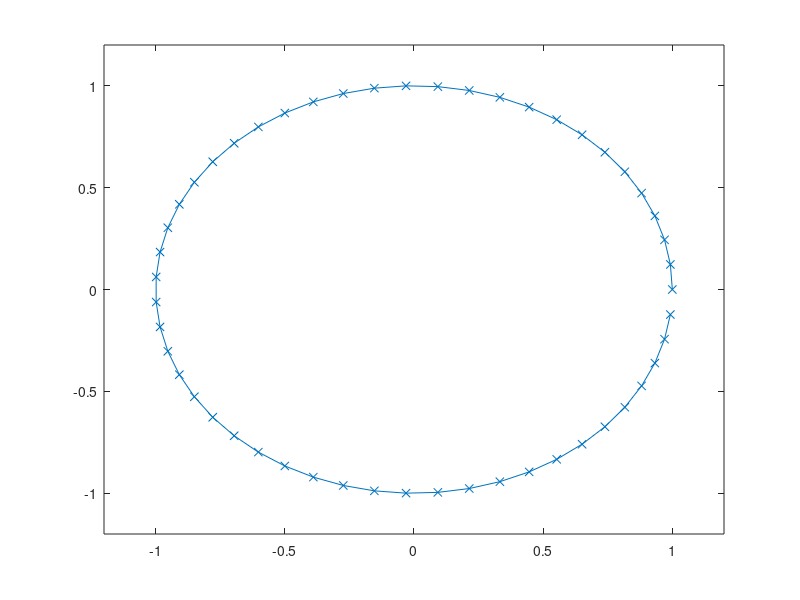

This figure's MATLAB source: (Note: this script raises an error after producing the figure.)
function error = surfaceTensionTest(vertices)

% get a circle
if nargin < 1
    vertices = 51;
end

radius = 1;
amount = (vertices*radius/2)*sin(2*pi/vertices);
%points = findVerticesNewMaterial([0,0],vertices,amount);
points = zeros(vertices,2);

index = 0;
while index < vertices
    theta = 0 + (2*pi*index)/vertices;
    points(index+1,1) = cos(theta);
    points(index+1,2) = sin(theta);
    index = index + 1;
end


newPoints = points;

% for a certain length of time

time = 0;
maxTime = 0.03;
dt = 0.01;

% errors!

error = 0;

figure;
plot(points(:,1),points(:,2),'x-');
xlim([-1.2,1.2]);ylim([-1.2,1.2]);

%pause();

count = 0;
idx = 1;

disp('starting loop')

%while time < maxTime
while count < 1
    count = count + 1;
    
    %errors = zeros(1,size(points,1));
    
    % iterate over each point in the circle
    for ii = 1:size(points,1)
        % find the flow strength
        
        [un,normal] = calculateIntegral(ii,points);
        
        % this has to be applied in the direction of the outward pointing
        % normal
        
        flow = un.*normal;

        % move that point by how much
        
        newPoints(ii,:) = points(ii,:) + flow*dt;
        
        %errors(ii) = findDist(points(ii,:),newPoints(ii,:));
        
%         if ii == size(points,1)-1 || ii == size(points,1)-2
%             disp('old')
%             points(ii,:)
%             disp('new')
%             newPoints(ii,:)
%             disp('nonsense')
%             un
%             normal
% 
%         end
           
    end
    
    % the error is just un actually
    %error = mean(errors);
    %errors;
    
    points = newPoints;

    % show us the picture        
    if mod(count,2) == 0
        fig = figure;
        plot(points(:,1),points(:,2),'x');
        xlim([-1.2,1.2]);ylim([-1.2,1.2]);
        
        frame = getframe(fig);
        im{idx} = frame2im(frame);
        idx = idx + 1;
    end
    %pause();
    
    time = time + dt;

end

% saveLocation = 'testCircle.tif';
% imwrite(im{1},saveLocation)
% for i=2:numel(im)
%     imwrite(im{i},saveLocation,'WriteMode','append')
% end

end

function [result,normal] = calculateIntegral(index,points)
% calculate the integral at the point points(index) = r0

% calculate the normal at r0

r0 = points(index,:);

% add the end of points to the beginning and beginning to the end so it
% loops round (makes it more easy to do the loop later)
% it doesn't matter where we start the integral. And repeats of r0 are
% annoying, so arrange it so this doesn't happen (p124 lab book)

% flipPoints = fliplr(points');
% flipPoints = flipPoints';
% flipIndex = size(points,1)-index+1;

if index > 1 && index < size(points,1)
    % we are not at the end points
    points2 = [points(index-1:end,:);points(1:index+1,:)];
    %points3 = [flipPoints(flipIndex-1:end,:);flipPoints(1:flipIndex+1,:)];
elseif index == 1
    % at the start
    points2 = [points(end,:);points;points(1:2,:)];
    %points3 = [flipPoints(end,:);flipPoints;flipPoints(1:2,:)];
else
    % at the end
    points2 = [points(end-1:end,:);points;points(1,:)];
    %points3 = [flipPoints(end-1:end,:);flipPoints;flipPoints(1,:)];
end

% this shifts our original index up by the size of points + 1
newIndex = size(points,1) + 1;

[normal,~] = findTangentQuadratic(points2(newIndex-1,:),points2(newIndex,:),points2(newIndex+1,:),1);

% phi = atan2(points2(newIndex,2),points2(newIndex,1));
% normal = [cos(phi),sin(phi)];

integrandValsX = zeros(size(points2,1)-2,1);
integrandValsY = zeros(size(points2,1)-2,1);

% integrandValsX2 = zeros(size(points2,1)-2,1);
% integrandValsY2 = zeros(size(points2,1)-2,1);

distances = zeros(size(points2,1)-2,1);

% note we loop from 2 to size - 1 here as we added those three extra points
% on the ends of our original points vector
for i=2:(size(points2,1)-1)
    
    % calculate the tangent at points(i)
    [~,tangent] = findTangentQuadratic(points2(i-1,:),points2(i,:),points2(i+1,:),1);
    
%     phi = atan2(points2(i,2),points2(i,1));
%     tangent = [-sin(phi),cos(phi)];

    
    %  find the value of the integrand at points(i)
    if i == 2 || i==size(points2,1)-1
        integrandX = 0;
        integrandY = 0;
%         integrandX2 = 0;
%         integrandY2 = 0;
    else
        [integrandX,integrandY] = calcIntegrand2(r0,points2(i,:),tangent);
        %[integrandX2,integrandY2] = calcIntegrand2(r0,points3(i,:),tangent);
    end
    
    integrandValsX(i-1) = integrandX/(2*pi);
    integrandValsY(i-1) = integrandY/(2*pi);
    
%     integrandValsX2(i-1) = integrandX2/(2*pi);
%     integrandValsY2(i-1) = integrandY2/(2*pi);
    
    % now that we have the values for the integral we need to know the
    % distances between points. These get added together so we know the
    % total distance around
    
    if i==2 
        % if we are at our starting point set it to be zero
        distances(i-1) = 0;
    else
        distances(i-1) = distances(i-2) + findDist(points2(i,:),points2(i-1,:));
    end
    
end

% do the integration
resultX = trapz(distances,integrandValsX);
resultY = trapz(distances,integrandValsY);


% resultX = irregularSimpson(distances,integrandValsX);
% resultY = irregularSimpson(distances,integrandValsY);

if isnan(resultX) || isnan(resultY)
    index
    r0 = points2(index,:)
    
    integrandValsX
    integrandValsY
    
    disp('sum')
    sum(integrandValsX(2:end-1))
    
    
    figure;
    plot(distances,integrandValsX)
    
    error('Was NaN')
    
end


% we have to dot with the normal to get the size of the flow in the normal
% direction
result = resultX*normal(1) + resultY*normal(2);

end

function [integrandX,integrandY] = calcIntegrand(r0,rs,t)
% point calculating tension at, point integrating around, normal at r0,
% tangent at rs

dr = rs - r0;

square = (dr(1).^2 + dr(2).^2);

integrandX = t(1)*t(1)*calcJxxx(dr(1),square);

integrandX = integrandX + t(1)*t(2)*calcSumJxxyJxyx(dr(1),dr(2),square);

integrandX = integrandX + t(2)*t(2)*calcJxyy(dr(1),dr(2),square);

integrandY = t(1)*t(1)*calcJyxx(dr(1),dr(2),square);

integrandY = integrandY + t(1)*t(2)*calcSumJyxyJyyx(dr(1),dr(2),square);

integrandY = integrandY + t(2)*t(2)*calcJyyy(dr(2),square);

end

function [integrandX,integrandY] = calcIntegrand2(r0,rs,t)

dr = rs - r0;

square = (dr(1).^2 + dr(2).^2);

Jexpression = calcJexpression(dr(1),dr(2),t(1),t(2));

integrandX = (dr(1)/(square.^2))*Jexpression;

integrandY = (dr(2)/(square.^2))*Jexpression;


end

function result = calcJexpression(dX,dY,tX,tY)

result = tX*tX*(dY*dY-dX*dX) - 4*tX*tY*dX*dY + tY*tY*(dX*dX-dY*dY);

end

function result = calcJxxx(dX,square)
% dY is not needed to  calculate Jxxx

result = dX/square - 2*(dX.^3)/square.^2;

end

function result = calcSumJxxyJxyx(dX,dY,square)
% We only need the sum of these bits not the bits individually so calculate
% the sum instead

result = - 4*dY*(dX.^2)/square.^2;

end

function result = calcJxyy(dX,dY,square)

result = dX/square - 2*dX*(dY.^2)/square.^2;

end

function result = calcJyxx(dX,dY,square)

result = dY/square - 2*dY*(dX.^2)/square.^2;

end

function result = calcSumJyxyJyyx(dX,dY,square)

result = -4*(dX*dY.^2)/square.^2;

end


function result = calcJyyy(dY,square)
% dX is not needed to  calculate Jyyy

result = dY/square - 2*(dY.^3)/square.^2;

end

function quad = irregularSimpson2(x,y)
% calculates the simpson quadrature rule for the x values with matching y
% value. See wikipedia
if mod(size(x,1)-1,2) == 0
    % there are different expressions depending on if there are even or odd
    % number of subintervals. We should always be even but check.
    
    quad = 0;
    
    h = x(2:end)-x(1:end-1); % this is the interval widths
    
    for i=1:size(x,1)/2
        i
    
        alpha = (2*h(2*i+1)^3 - h(2*i)^2 + 3*h(2*i)*h(2*i+1)^2)/(6*h(2*i+1)*(h(2*i+1)+h(2*i)));

        beta = (h(2*i+1)^2+h(2*i)^3+3*h(2*i+1)*h(2*i)*(h(2*i+1)+h(2*i)))/(6*h(2*i+1)*h(2*i));

        gamma = (2*h(2*i)^3-h(2*i+1)^3+3*h(2*i+1)*h(2*i)^2)/(6*h(2*i)*(h(2*i+1)+h(2*i)));

        quad = quad + alpha*y(2*i+2) + beta*y(2*i+1) + gamma*y(2*i);
    
    end
    
else
    disp('aaaaaah')
    quad = NaN;
    
end

end
